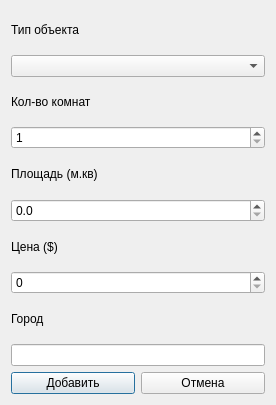
<?xml version="1.0" encoding="UTF-8"?>
<ui version="4.0">
 <class>fm_new_obj</class>
 <widget class="QDialog" name="fm_new_obj">
  <property name="geometry">
   <rect>
    <x>0</x>
    <y>0</y>
    <width>276</width>
    <height>405</height>
   </rect>
  </property>
  <property name="windowTitle">
   <string>Новый объект</string>
  </property>
  <layout class="QVBoxLayout" name="verticalLayout">
   <item>
    <widget class="QLabel" name="label">
     <property name="text">
      <string>Тип объекта</string>
     </property>
    </widget>
   </item>
   <item>
    <widget class="QComboBox" name="cb_type">
     <property name="editable">
      <bool>false</bool>
     </property>
     <property name="currentIndex">
      <number>-1</number>
     </property>
     <item>
      <property name="text">
       <string>Дом</string>
      </property>
     </item>
     <item>
      <property name="text">
       <string>Квартира</string>
      </property>
     </item>
     <item>
      <property name="text">
       <string>Дача</string>
      </property>
     </item>
    </widget>
   </item>
   <item>
    <widget class="QLabel" name="label_2">
     <property name="text">
      <string>Кол-во комнат</string>
     </property>
    </widget>
   </item>
   <item>
    <widget class="QSpinBox" name="sb_rooms">
     <property name="minimum">
      <number>1</number>
     </property>
    </widget>
   </item>
   <item>
    <widget class="QLabel" name="label_3">
     <property name="text">
      <string>Площадь (м.кв)</string>
     </property>
    </widget>
   </item>
   <item>
    <widget class="QDoubleSpinBox" name="sb_square">
     <property name="decimals">
      <number>1</number>
     </property>
     <property name="maximum">
      <double>1000000000000000.000000000000000</double>
     </property>
    </widget>
   </item>
   <item>
    <widget class="QLabel" name="label_4">
     <property name="text">
      <string>Цена ($)</string>
     </property>
    </widget>
   </item>
   <item>
    <widget class="QSpinBox" name="sb_price">
     <property name="maximum">
      <number>1000000000</number>
     </property>
    </widget>
   </item>
   <item>
    <widget class="QLabel" name="label_5">
     <property name="text">
      <string>Город</string>
     </property>
    </widget>
   </item>
   <item>
    <widget class="QLineEdit" name="ed_city"/>
   </item>
   <item>
    <layout class="QHBoxLayout" name="horizontalLayout">
     <item>
      <widget class="QPushButton" name="bt_add">
       <property name="text">
        <string>Добавить</string>
       </property>
      </widget>
     </item>
     <item>
      <widget class="QPushButton" name="bt_cancel">
       <property name="text">
        <string>Отмена</string>
       </property>
      </widget>
     </item>
    </layout>
   </item>
  </layout>
 </widget>
 <resources/>
 <connections/>
</ui>
